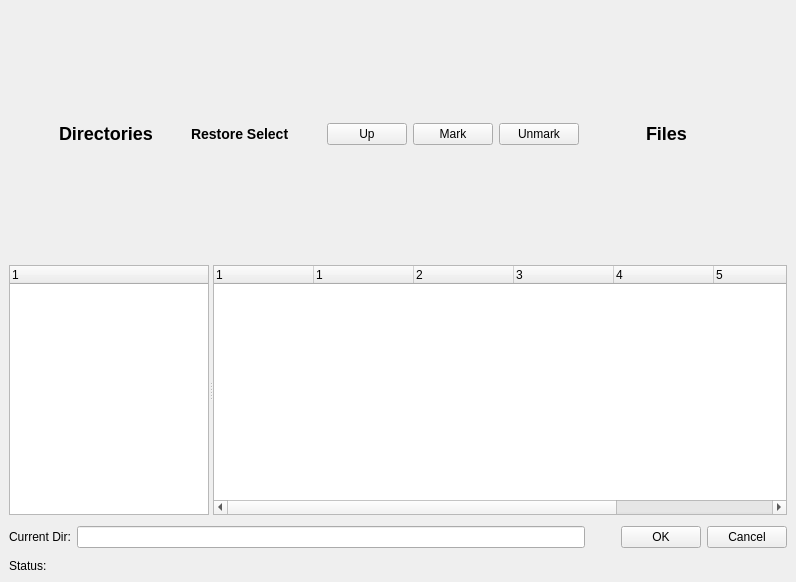
<ui version="4.0" >
 <class>restoreForm</class>
 <widget class="QWidget" name="restoreForm" >
  <property name="geometry" >
   <rect>
    <x>0</x>
    <y>0</y>
    <width>796</width>
    <height>582</height>
   </rect>
  </property>
  <property name="windowTitle" >
   <string>Form</string>
  </property>
  <layout class="QGridLayout" >
   <property name="margin" >
    <number>9</number>
   </property>
   <property name="spacing" >
    <number>6</number>
   </property>
   <item row="1" column="0" >
    <widget class="QSplitter" name="splitter" >
     <property name="orientation" >
      <enum>Qt::Horizontal</enum>
     </property>
     <widget class="QTreeWidget" name="directoryWidget" >
      <property name="sizePolicy" >
       <sizepolicy>
        <hsizetype>5</hsizetype>
        <vsizetype>7</vsizetype>
        <horstretch>1</horstretch>
        <verstretch>1</verstretch>
       </sizepolicy>
      </property>
      <property name="minimumSize" >
       <size>
        <width>200</width>
        <height>0</height>
       </size>
      </property>
      <property name="maximumSize" >
       <size>
        <width>16777215</width>
        <height>16777215</height>
       </size>
      </property>
      <property name="sizeIncrement" >
       <size>
        <width>1</width>
        <height>0</height>
       </size>
      </property>
      <property name="baseSize" >
       <size>
        <width>50</width>
        <height>0</height>
       </size>
      </property>
      <property name="alternatingRowColors" >
       <bool>true</bool>
      </property>
      <property name="columnCount" >
       <number>1</number>
      </property>
      <column>
       <property name="text" >
        <string>1</string>
       </property>
      </column>
     </widget>
     <widget class="QTreeWidget" name="fileWidget" >
      <property name="sizePolicy" >
       <sizepolicy>
        <hsizetype>7</hsizetype>
        <vsizetype>5</vsizetype>
        <horstretch>144</horstretch>
        <verstretch>1</verstretch>
       </sizepolicy>
      </property>
      <property name="minimumSize" >
       <size>
        <width>400</width>
        <height>0</height>
       </size>
      </property>
      <property name="sizeIncrement" >
       <size>
        <width>0</width>
        <height>0</height>
       </size>
      </property>
      <property name="alternatingRowColors" >
       <bool>true</bool>
      </property>
      <property name="selectionMode" >
       <enum>QAbstractItemView::ExtendedSelection</enum>
      </property>
      <property name="horizontalScrollMode" >
       <enum>QAbstractItemView::ScrollPerItem</enum>
      </property>
      <property name="uniformRowHeights" >
       <bool>true</bool>
      </property>
      <property name="columnCount" >
       <number>7</number>
      </property>
      <column>
       <property name="text" >
        <string>1</string>
       </property>
      </column>
      <column>
       <property name="text" >
        <string>1</string>
       </property>
      </column>
      <column>
       <property name="text" >
        <string>2</string>
       </property>
      </column>
      <column>
       <property name="text" >
        <string>3</string>
       </property>
      </column>
      <column>
       <property name="text" >
        <string>4</string>
       </property>
      </column>
      <column>
       <property name="text" >
        <string>5</string>
       </property>
      </column>
      <column>
       <property name="text" >
        <string>6</string>
       </property>
      </column>
     </widget>
    </widget>
   </item>
   <item row="0" column="0" >
    <layout class="QHBoxLayout" >
     <property name="margin" >
      <number>0</number>
     </property>
     <property name="spacing" >
      <number>6</number>
     </property>
     <item>
      <spacer>
       <property name="orientation" >
        <enum>Qt::Horizontal</enum>
       </property>
       <property name="sizeType" >
        <enum>QSizePolicy::Preferred</enum>
       </property>
       <property name="sizeHint" >
        <size>
         <width>50</width>
         <height>30</height>
        </size>
       </property>
      </spacer>
     </item>
     <item>
      <widget class="QLabel" name="label_3" >
       <property name="text" >
        <string>&lt;h2>Directories&lt;/h2></string>
       </property>
      </widget>
     </item>
     <item>
      <spacer>
       <property name="orientation" >
        <enum>Qt::Horizontal</enum>
       </property>
       <property name="sizeType" >
        <enum>QSizePolicy::Expanding</enum>
       </property>
       <property name="sizeHint" >
        <size>
         <width>16</width>
         <height>30</height>
        </size>
       </property>
      </spacer>
     </item>
     <item>
      <widget class="QLabel" name="label_5" >
       <property name="maximumSize" >
        <size>
         <width>16777215</width>
         <height>15</height>
        </size>
       </property>
       <property name="text" >
        <string>&lt;h3>Restore Select&lt;/h3></string>
       </property>
      </widget>
     </item>
     <item>
      <spacer>
       <property name="orientation" >
        <enum>Qt::Horizontal</enum>
       </property>
       <property name="sizeType" >
        <enum>QSizePolicy::Expanding</enum>
       </property>
       <property name="sizeHint" >
        <size>
         <width>16</width>
         <height>20</height>
        </size>
       </property>
      </spacer>
     </item>
     <item>
      <widget class="QPushButton" name="upButton" >
       <property name="sizePolicy" >
        <sizepolicy>
         <hsizetype>5</hsizetype>
         <vsizetype>0</vsizetype>
         <horstretch>0</horstretch>
         <verstretch>0</verstretch>
        </sizepolicy>
       </property>
       <property name="minimumSize" >
        <size>
         <width>35</width>
         <height>0</height>
        </size>
       </property>
       <property name="text" >
        <string>Up</string>
       </property>
       <property name="icon" >
        <iconset resource="../main.qrc" >:/images/up.png</iconset>
       </property>
      </widget>
     </item>
     <item>
      <widget class="QPushButton" name="markButton" >
       <property name="sizePolicy" >
        <sizepolicy>
         <hsizetype>5</hsizetype>
         <vsizetype>0</vsizetype>
         <horstretch>0</horstretch>
         <verstretch>0</verstretch>
        </sizepolicy>
       </property>
       <property name="minimumSize" >
        <size>
         <width>35</width>
         <height>0</height>
        </size>
       </property>
       <property name="text" >
        <string>Mark</string>
       </property>
       <property name="icon" >
        <iconset resource="../main.qrc" >:/images/check.png</iconset>
       </property>
      </widget>
     </item>
     <item>
      <widget class="QPushButton" name="unmarkButton" >
       <property name="sizePolicy" >
        <sizepolicy>
         <hsizetype>5</hsizetype>
         <vsizetype>0</vsizetype>
         <horstretch>0</horstretch>
         <verstretch>0</verstretch>
        </sizepolicy>
       </property>
       <property name="minimumSize" >
        <size>
         <width>50</width>
         <height>0</height>
        </size>
       </property>
       <property name="text" >
        <string>Unmark</string>
       </property>
       <property name="icon" >
        <iconset resource="../main.qrc" >:/images/unchecked.png</iconset>
       </property>
      </widget>
     </item>
     <item>
      <spacer>
       <property name="orientation" >
        <enum>Qt::Horizontal</enum>
       </property>
       <property name="sizeType" >
        <enum>QSizePolicy::Expanding</enum>
       </property>
       <property name="sizeHint" >
        <size>
         <width>61</width>
         <height>20</height>
        </size>
       </property>
      </spacer>
     </item>
     <item>
      <widget class="QLabel" name="label_2" >
       <property name="text" >
        <string>&lt;h2>Files&lt;/h2></string>
       </property>
      </widget>
     </item>
     <item>
      <spacer>
       <property name="orientation" >
        <enum>Qt::Horizontal</enum>
       </property>
       <property name="sizeHint" >
        <size>
         <width>100</width>
         <height>30</height>
        </size>
       </property>
      </spacer>
     </item>
    </layout>
   </item>
   <item row="3" column="0" >
    <layout class="QHBoxLayout" >
     <property name="margin" >
      <number>0</number>
     </property>
     <property name="spacing" >
      <number>6</number>
     </property>
     <item>
      <widget class="QLabel" name="label_4" >
       <property name="sizePolicy" >
        <sizepolicy>
         <hsizetype>0</hsizetype>
         <vsizetype>0</vsizetype>
         <horstretch>0</horstretch>
         <verstretch>0</verstretch>
        </sizepolicy>
       </property>
       <property name="text" >
        <string>Status:</string>
       </property>
      </widget>
     </item>
     <item>
      <widget class="QLabel" name="statusLine" >
       <property name="sizePolicy" >
        <sizepolicy>
         <hsizetype>5</hsizetype>
         <vsizetype>0</vsizetype>
         <horstretch>0</horstretch>
         <verstretch>0</verstretch>
        </sizepolicy>
       </property>
       <property name="text" >
        <string/>
       </property>
      </widget>
     </item>
    </layout>
   </item>
   <item row="2" column="0" >
    <layout class="QHBoxLayout" >
     <property name="margin" >
      <number>0</number>
     </property>
     <property name="spacing" >
      <number>6</number>
     </property>
     <item>
      <widget class="QLabel" name="label" >
       <property name="sizePolicy" >
        <sizepolicy>
         <hsizetype>0</hsizetype>
         <vsizetype>5</vsizetype>
         <horstretch>0</horstretch>
         <verstretch>0</verstretch>
        </sizepolicy>
       </property>
       <property name="text" >
        <string>Current Dir:</string>
       </property>
       <property name="buddy" >
        <cstring>lineEdit</cstring>
       </property>
      </widget>
     </item>
     <item>
      <widget class="QLineEdit" name="lineEdit" >
       <property name="minimumSize" >
        <size>
         <width>100</width>
         <height>0</height>
        </size>
       </property>
      </widget>
     </item>
     <item>
      <spacer>
       <property name="orientation" >
        <enum>Qt::Horizontal</enum>
       </property>
       <property name="sizeType" >
        <enum>QSizePolicy::Fixed</enum>
       </property>
       <property name="sizeHint" >
        <size>
         <width>30</width>
         <height>32</height>
        </size>
       </property>
      </spacer>
     </item>
     <item>
      <widget class="QPushButton" name="okButton" >
       <property name="text" >
        <string>OK</string>
       </property>
      </widget>
     </item>
     <item>
      <widget class="QPushButton" name="cancelButton" >
       <property name="text" >
        <string>Cancel</string>
       </property>
      </widget>
     </item>
    </layout>
   </item>
  </layout>
  <action name="actionMark" >
   <property name="icon" >
    <iconset resource="../main.qrc" >:/images/check.png</iconset>
   </property>
   <property name="text" >
    <string>Mark</string>
   </property>
  </action>
  <action name="actionUnMark" >
   <property name="icon" >
    <iconset resource="../main.qrc" >:/images/unchecked.png</iconset>
   </property>
   <property name="text" >
    <string>UnMark</string>
   </property>
  </action>
 </widget>
 <resources>
  <include location="../main.qrc" />
 </resources>
 <connections/>
</ui>
